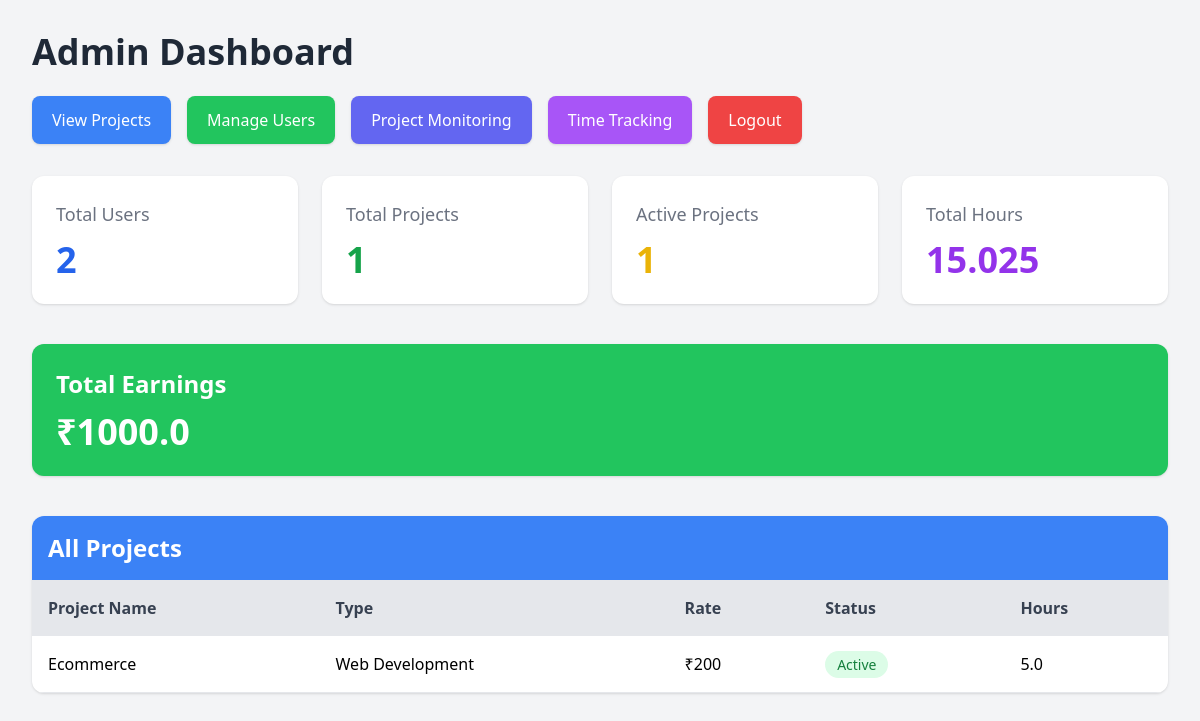
Page / (signed in) on the earlier database version.
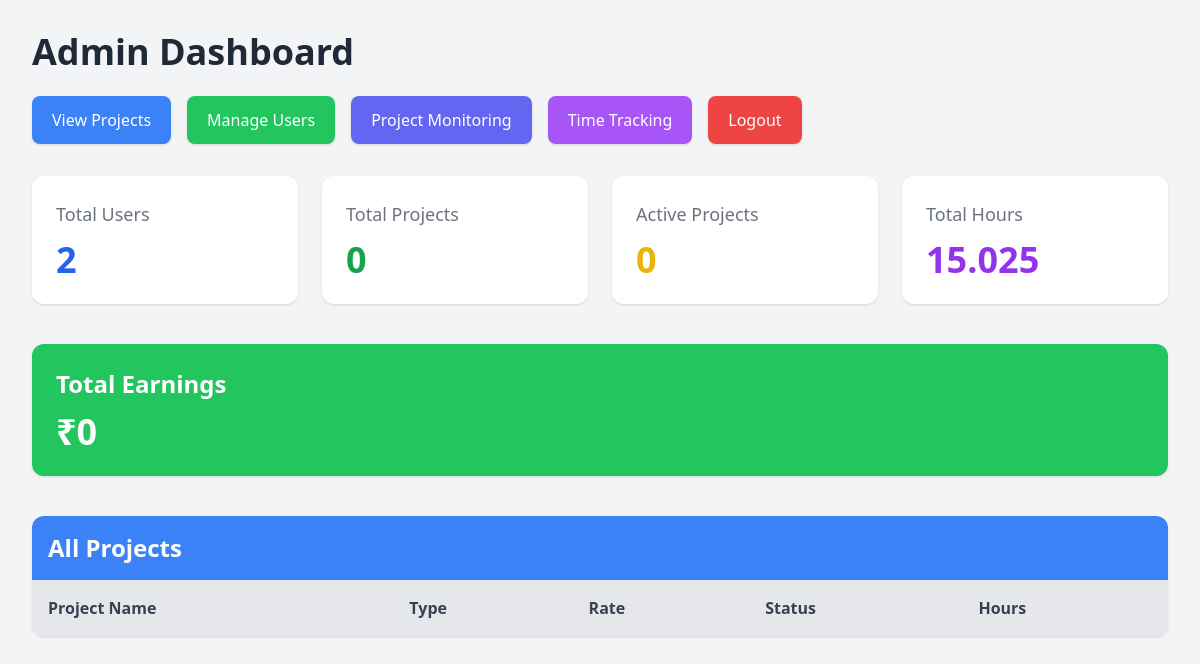
Same page on the later database version.
### tables this page shows
CREATE TABLE projects(
        id INTEGER PRIMARY KEY AUTOINCREMENT,
        name TEXT,
        type TEXT,
        rate INTEGER,
        status TEXT,
        user_id INTEGER
    , created_at TIMESTAMP);

### app.py (the view)
@app.route("/")
@login_required
def dashboard():
    if session["role"] == "admin":
        return admin_dashboard()
    else:
        return freelancer_dashboard()

### app.py (called while the page is built)
def login_required(f):
    @wraps(f)
    def decorated_function(*args, **kwargs):
        if "user_id" not in session:
            return redirect("/login")
        return f(*args, **kwargs)
    return decorated_function

### database.py (called while the page is built)
def get_db_connection():
    conn = sqlite3.connect(DATABASE_PATH)
    conn.row_factory = sqlite3.Row
    return conn

def close_db_connection(conn):
    if conn:
        conn.close()

### templates/admin_dashboard.html (shortened to what the changed rows need)
<!DOCTYPE html>
<html>
<head>
<script src="https://cdn.tailwindcss.com"></script>
</head>
<body class="bg-gray-100">
<div class="p-8">
    <h1 class="text-4xl font-bold mb-6 text-gray-800">
        Admin Dashboard
    </h1>
    <div class="grid grid-cols-1 md:grid-cols-2 lg:grid-cols-4 gap-6 mb-10">
        <div class="bg-white p-6 rounded-xl shadow">
            <h2 class="text-gray-500 text-lg">
                Total Users
            </h2>
        </div>
        <div class="bg-white p-6 rounded-xl shadow">
            <h2 class="text-gray-500 text-lg">
                Total Projects
            </h2>
            <p class="text-4xl font-bold text-green-600 mt-3">
                {{ total_projects }}
            </p>
        </div>
        <div class="bg-white p-6 rounded-xl shadow">
            <h2 class="text-gray-500 text-lg">
                Active Projects
            </h2>
            <p class="text-4xl font-bold text-yellow-500 mt-3">
                {{ active_projects }}
            </p>
        </div>
        <div class="bg-white p-6 rounded-xl shadow">
            <h2 class="text-gray-500 text-lg">
                Total Hours
            </h2>
        </div>
    </div>
    <div class="bg-green-500 text-white p-6 rounded-xl shadow mb-10">
        <h2 class="text-2xl font-bold">
            Total Earnings
        </h2>
        <p class="text-4xl font-bold mt-3">
            ₹{{ total_earnings }}
        </p>
    </div>
    <div class="bg-white rounded-xl shadow overflow-hidden">
        <div class="bg-blue-500 text-white p-4">
            <h2 class="text-2xl font-bold">
                All Projects
            </h2>
        </div>
        <table class="w-full">
            <tr class="bg-gray-200 text-gray-700">
                <th class="p-4 text-left">Project Name</th>
                <th class="p-4 text-left">Type</th>
                <th class="p-4 text-left">Rate</th>
                <th class="p-4 text-left">Status</th>
                <th class="p-4 text-left">Hours</th>
            </tr>
            {% for project in projects %}
            <tr class="border-b hover:bg-gray-50">
                <td class="p-4">
                    {{ project.name }}
                </td>
                <td class="p-4">
                    {{ project.type }}
                </td>
                <td class="p-4">
                    ₹{{ project.rate }}
                </td>
                <td class="p-4">
                    {% if project.status == "Active" %}
                    <span class="bg-green-100 text-green-700 px-3 py-1 rounded-full text-sm">
                        Active
                    </span>
                    {% elif project.status == "Completed" %}
                    <span class="bg-blue-100 text-blue-700 px-3 py-1 rounded-full text-sm">
                        Completed
                    </span>
                    {% elif project.status == "Inactive" %}
                    <span class="bg-gray-100 text-gray-700 px-3 py-1 rounded-full text-sm">
                        Inactive
                    </span>
                    {% else %}
                    <span class="bg-yellow-100 text-yellow-700 px-3 py-1 rounded-full text-sm">
                        {{ project.status }}
                    </span>
                    {% endif %}
                </td>
                <td class="p-4">
                    {{ project.total_hours }}
                </td>
            </tr>
            {% endfor %}
        </table>
    </div>
</div>
</body>
</html>

Differences in the rows shown:
removed projects: name "Ecommerce", type "Web Development", rate "200", status "Active", total_hours "5.0"
Other differences:
{{ total_projects }}: "1" → "0"
{{ active_projects }}: "1" → "0"
{{ total_earnings }}: "1000.0" → "0"
